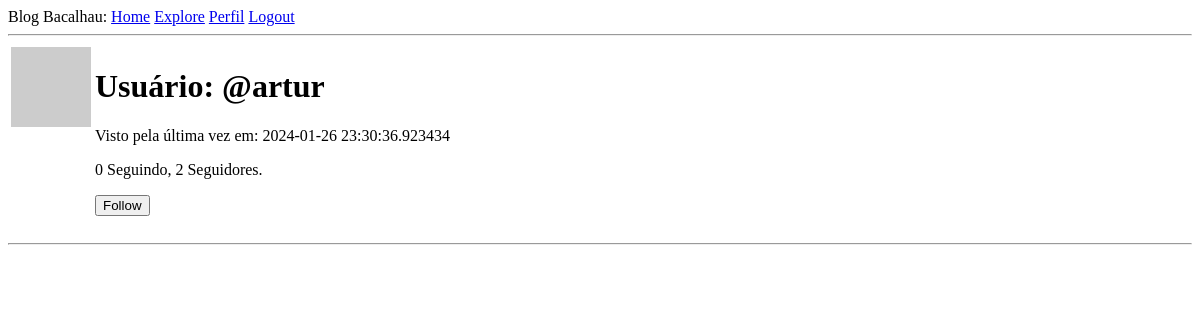
The page /user/@artur (signed in) on the database as committed earlier.
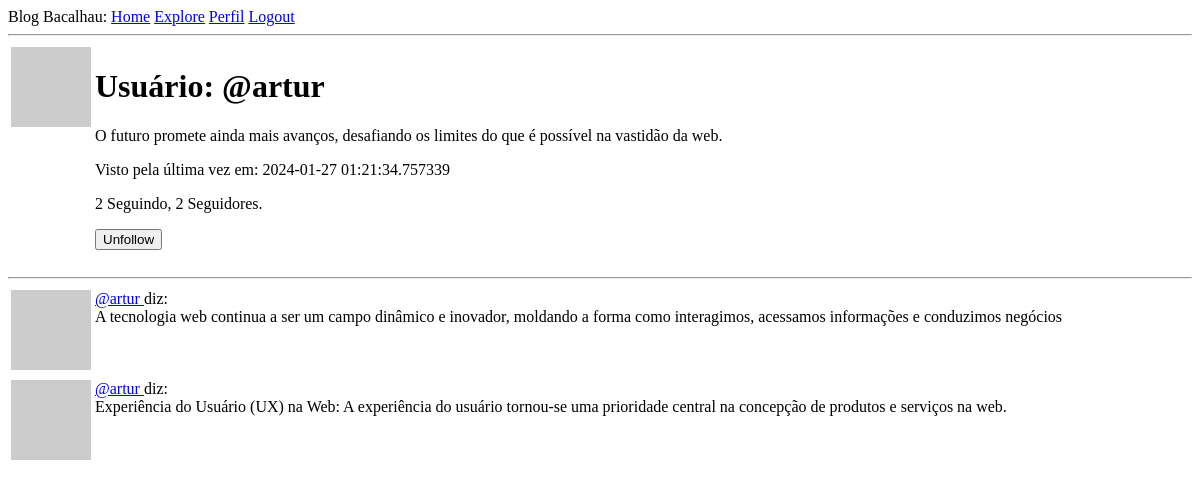
The same page on the database as committed later.
### app/models.py (models this page shows, shortened)
class User(UserMixin, db.Model):
    id: so.Mapped[int] = so.mapped_column(primary_key=True)
    username: so.Mapped[str] = so.mapped_column(sa.String(64), index=True, unique=True)
    email: so.Mapped[str] = so.mapped_column(sa.String(120), index=True, unique=True)
    password_hash: so.Mapped[Optional[str]] = so.mapped_column(sa.String(256))
    about_me: so.Mapped[Optional[str]] = so.mapped_column(sa.String(256))
    last_seen: so.Mapped[Optional[datetime]] = so.mapped_column(default=lambda: datetime.now(timezone.utc))
    posts: so.WriteOnlyMapped['Post'] = so.relationship(back_populates='author')
    following: so.WriteOnlyMapped['User'] = so.relationship(
        secondary=followers, primaryjoin=(followers.c.follower_id == id),
        secondaryjoin=(followers.c.followed_id == id),
        back_populates='followers')
    followers: so.WriteOnlyMapped['User'] = so.relationship(
        secondary=followers, primaryjoin=(followers.c.followed_id == id),
        secondaryjoin=(followers.c.follower_id == id),
        back_populates='following')
    def avatar(self, size):
        digest = md5(self.email.lower().encode('utf-8')).hexdigest()
        return f'https://www.gravatar.com/avatar/{digest}?d=identicon&s={size}'
    def is_following(self, user):
        query = self.following.select().where(User.id == user.id)
        return db.session.scalar(query) is not None
    def followers_count(self):
        query = sa.select(sa.func.count()).select_from(
            self.followers.select().subquery())
        return db.session.scalar(query)
    def following_count(self):
        query = sa.select(sa.func.count()).select_from(
            self.following.select().subquery())
        return db.session.scalar(query)

class Post(db.Model):
    id: so.Mapped[int] = so.mapped_column(primary_key=True)
    body: so.Mapped[str] = so.mapped_column(sa.Text(256), nullable=False)
    timestamp: so.Mapped[datetime] = so.mapped_column(
        index=True, default=lambda: datetime.now(timezone.utc))
    user_id: so.Mapped[int] = so.mapped_column(sa.ForeignKey(User.id),
        index=True)
    author: so.Mapped[User] = so.relationship(back_populates='posts')

### app/routes.py (the view)
@app.route('/user/<username>')
@login_required
def user(username):
    user = db.first_or_404(sa.select(User).where(User.username == username))
    page = request.args.get('page', 1, type=int)
    query = user.posts.select().order_by(Post.timestamp.desc())
    posts = db.paginate(query, page=page,
                        per_page=app.config['POSTS_PER_PAGE'],
                        error_out=False)
    next_url = url_for('user', username=user.username, page=posts.next_num) \
        if posts.has_next else None
    prev_url = url_for('user', username=user.username, page=posts.prev_num) \
        if posts.has_prev else None
    form = EmptyForm()
    return render_template('user.html', user=user, posts=posts.items,
                        next_url=next_url, prev_url=prev_url, form=form)

### app/forms.py
class EmptyForm(FlaskForm):
    submit = SubmitField('Enviar')

### app/models.py (called while the page is built)
@login.user_loader
def load_user(id):
    return db.session.get(User, int(id))

### app/routes.py (called while the page is built)
@app.before_request
def before_request():
    if current_user.is_authenticated:
        current_user.last_seen = datetime.now(timezone.utc)
        db.session.commit()

### app/templates/user.html (shortened to what this page needs)
{% extends "base.html" %}
{% block content %}
    <table>
        <tr valign="top">
            <td><img src="{{ user.avatar(128) }}"></td>
            <td>
                <h1>Usuário: {{ user.username }}</h1>
                {% if user.about_me %}<p>{{ user.about_me }}</p>{% endif %}
                {% if user.last_seen %}<p>Visto pela última vez em: {{ user.last_seen }}</p>{% endif %}
                <p>{{ user.followers_count() }} Seguindo, {{ user.following_count() }} Seguidores.</p>
                {% if user == current_user %}
                <p><a href="{{ url_for('edit_profile') }}">Editar Perfil</a></p>
                {% elif not current_user.is_following(user) %}
                <p>
                    <form action="{{ url_for('follow', username=user.username) }}" method="post">
                        {{ form.submit(value='Follow') }}
                    </form>
                </p>
                {% else %}
                <p>
                    <form action="{{ url_for('unfollow', username=user.username) }}" method="post">
                        {{ form.submit(value='Unfollow') }}
                    </form>
                </p>
                {% endif %}
            </td>
        </tr>
    </table>
    <hr>
    {% for post in posts %}
        {% include '_post.html' %}
    {% endfor %}
{% endblock %}

### app/templates/_post.html
<table>
    <tr valign="top">
        <td><img src="{{ post.author.avatar(36) }}"></td>
        <td>
            <a href="{{ url_for('user', username=post.author.username) }}">
                {{ post.author.username }}
            </a>
            diz:<br>{{ post.body }}
        </td>
    </tr>
</table>

Rows that differ between the two databases and show on the page:
changed User "@artur": about_me (not shown) → "O futuro promete ainda mais avanços, desafiando os limites do que é possível na vastidão da web."; last_seen "2024-01-26 23:30:36.923434" → "2024-01-27 01:21:34.757339"
added Post: author.username "@artur", body "A tecnologia web continua a ser um campo dinâmico e inovador, moldando a forma como interagimos, acessamos informações e conduzimos negócios"
added Post: author.username "@artur", body "Experiência do Usuário (UX) na Web: A experiência do usuário tornou-se uma prioridade central na concepção de produtos e serviços na web."
Other text that changed with them:
{{ user.followers_count() }}: "0" → "2"
form field submit: (not shown) → "Unfollow"
form field submit: "Follow" → (not shown)
